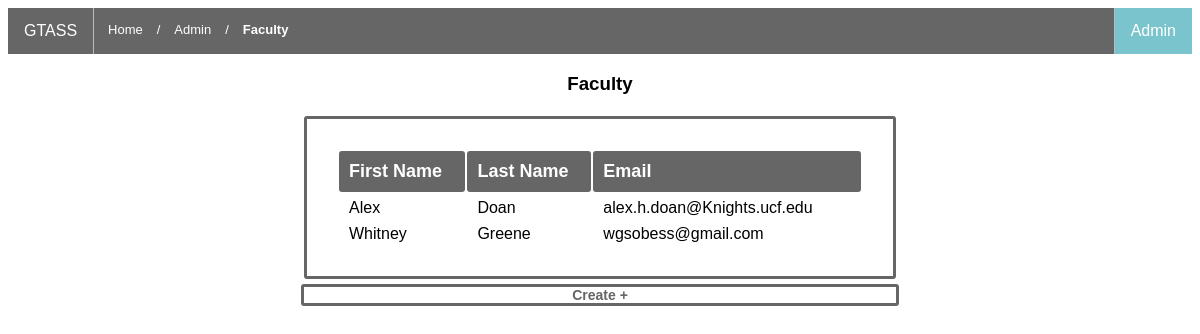
Page /Admin/faculty/index.php on the committed database.
### tables this page shows
CREATE TABLE `faculty` (
  `email` text NOT NULL,
  `first_name` text NOT NULL,
  `last_name` text NOT NULL,
  `password` text NOT NULL
);

### Admin/faculty/index.php (the view, shortened to what this page needs)
<?php
  include("../../includes/mysql_connect.php");
?>
<html>
  <head>
    <link href = 'Resources/style.css' rel = 'stylesheet' type = 'text/css'>
  </head>
  <body>
    <nav class="navbar">
    <ul class = "nav-list">
      <li class = "nav-link" ><a class = "nav-item" href="../../index.html">GTASS</a></li>
      <li class = "nav-path">
        <a class = "path-list-member" href = "../../index.html">Home</a>
      </li>
      <li class = "nav-path">
        <span class = "path-separator path-list-member">/</span>
      </li>
      <li class = "nav-path">
        <a class = "path-list-member" href = "../index-home.html">Admin</a>
      </li>
      <li class = "nav-path">
        <span class = "path-separator path-list-member">/</span>
      </li>
      <li class = "nav-path">
        <a class = "path-list-member active-path" href = "index.php">Faculty</a>
      </li>
      <li class = "nav-link nav-link-right nav-link-active"><a class = "nav-item" href="../index.php">Admin</a></li>
    </ul>
    </nav>
          <?php
            $colsToDisplay = 3;
            $htmlOutput    = array();
            $sql = "SELECT first_name, last_name, email FROM faculty";
            $result = mysqli_query($db,$sql);
            $count = mysqli_num_rows($result);
            if($count)
            {
              print '<div class ="table-title"><h3 class = "title-text">Faculty<h1></div>';
              print '<table class = "index-table">';
              print '<tr class = "header-row"><td class = "header">First Name</td><td class = "header">Last Name</td><td class = "header">Email</td></tr>';
              while($row = $result->fetch_assoc())
              {
                   $htmlOutput[] = "<tr><td>{$row['first_name']}</td><td>{$row['last_name']}</td><td>{$row['email']}</td>";
              }
              $htmlOutput = array_chunk($htmlOutput, $colsToDisplay);
              foreach($htmlOutput as $currRow)
              {
                print implode('', $currRow);
              }
              print '</table>';
            }
            print '<a class = "index-link" href = "create.php"><div class ="index-actions">Create<id ="span-sym"span> +</span></div></a>';
          ?>
  </body>
</html>

### Admin/faculty/Resources/style.css (style rules this page uses)
body { font-family:Arial, Helvetica, sans-serif; }
.nav-list { list-style-type: none; margin: 0; padding: 0; overflow: hidden; background-color: #666666; }
.nav-link { border-right: 1px solid #bbb; float: left; }
.nav-link:last-child { border-right: none; }
.nav-link-right { float: right; border-left: 1px solid #bbb; }
.nav-link-active { background-color: #7ac5cd; }
.nav-item { display: block; color: white; text-align: center; padding: 14px 16px; text-decoration: none; }
.path-list-member { font-size: 13px; display: block; color: white; text-align: center; padding: 14px; padding-right: 0px; text-decoration: none; float: left; }
.active-path { font-weight: bold; }
.index-table { border:#666666 solid 3px; border-radius: 3px; padding: 30px; width: 50%; margin-left: auto; margin-right:auto; }
.table-title { width: 50%; margin-left: auto; margin-right: auto; text-align:center; }
td { font-size: 16px; }
.header { font-size: 18px; font-weight: bold; color: #fff; background-color: #666666; border-radius: 3px; padding-left: 10px; padding-bottom: 10px; padding-top: 10px; padding-right: -20px; }
td { padding-left: 10px; padding-top: 5px; }
.header-row { margin-bottom: 10px; }
.index-actions { width: 50%; margin-left: auto; margin-right: auto; margin-top: 5px; text-align:center; font-size:14px; font-weight: bold; color: #666666; border: #666666 solid 3px; background-color: #fff; border-radius: 3px; }
.index-link { color: #666666; text-decoration: none; }

### rows in the picture
faculty: first_name "Alex", last_name "Doan", email "alex.h.doan@Knights.ucf.edu"
faculty: first_name "Whitney", last_name "Greene", email "wgsobess@gmail.com"
